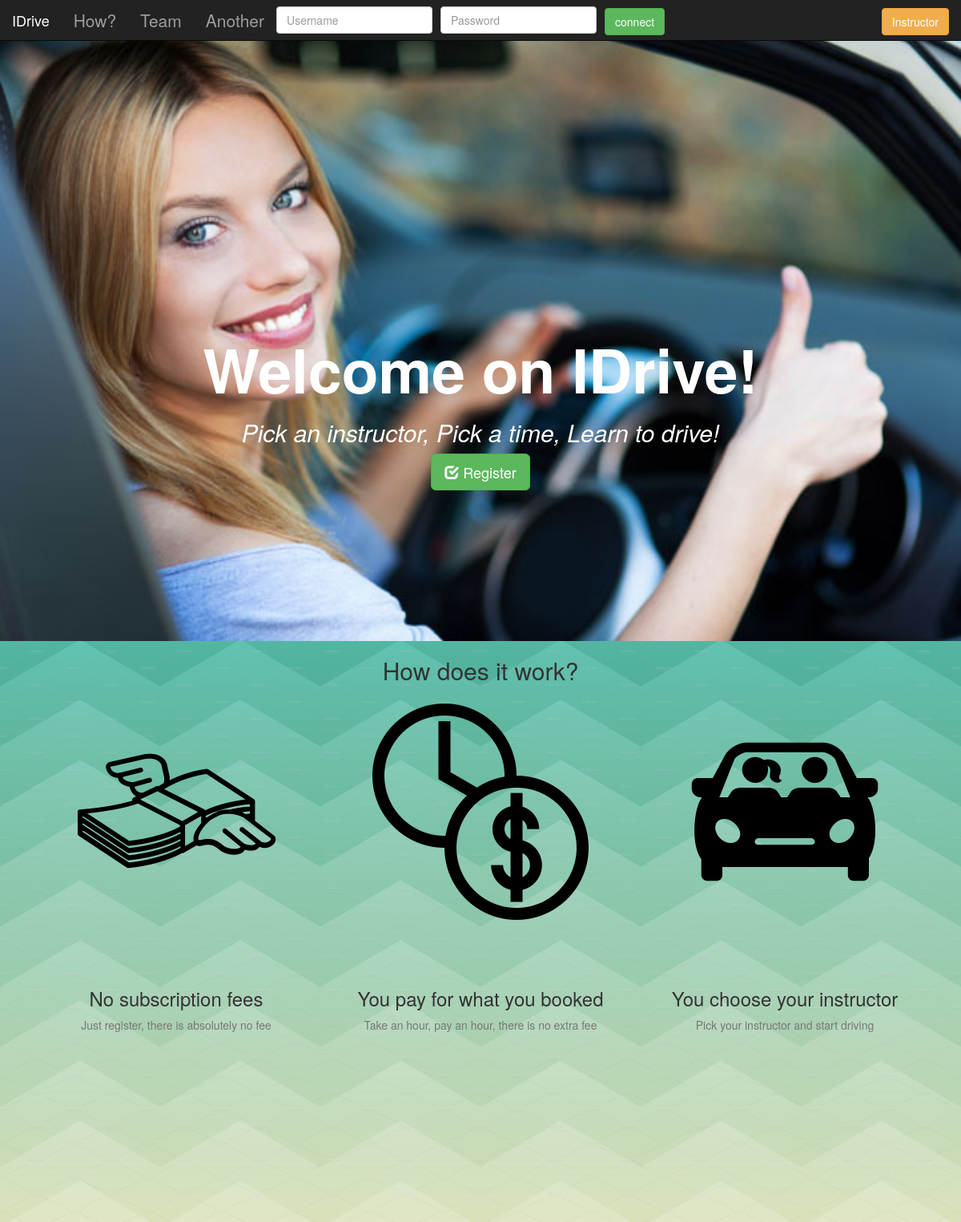
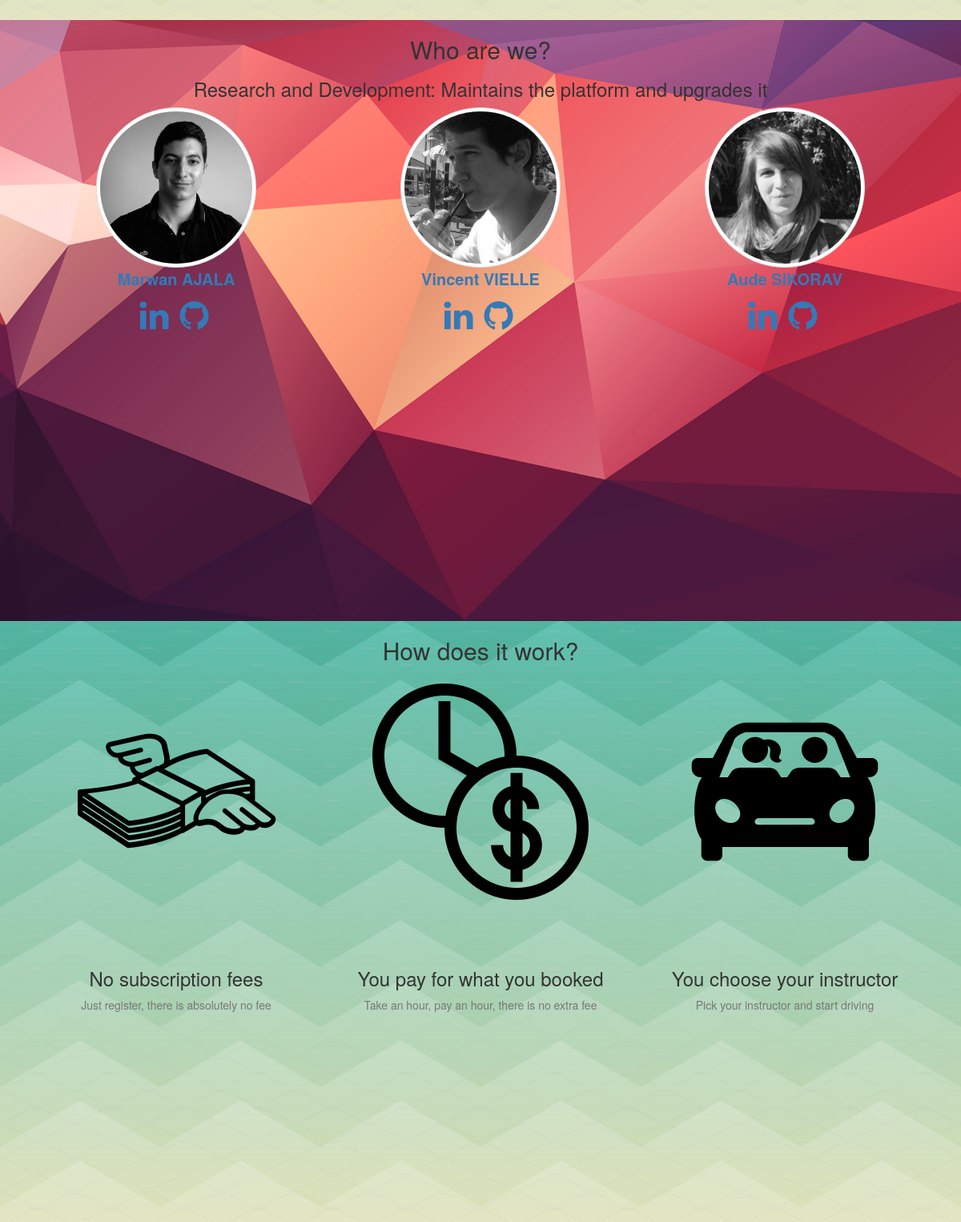
The page / on the database its author committed (2 pictures, top to bottom).
### welcome/models.py (models this page shows, shortened)
class Team(models.Model):
    id = models.AutoField(primary_key=True)
    team_name = models.CharField(max_length=255)
    team_desc = models.CharField(max_length=1023)

class TeamMember(models.Model):
    id = models.AutoField(primary_key=True)
    team = models.ForeignKey(Team)
    first_name = models.CharField(max_length=255)
    last_name = models.CharField(max_length=255)
    age = models.IntegerField(default=0)
    role = models.CharField(max_length=255)
    since = models.DateTimeField('since')
    linkedin_url = models.CharField(max_length=255, null=True)
    github_url = models.CharField(max_length=255, null=True)
    email = models.CharField(max_length=255, null=True)

### welcome/views.py (the view)
# urls.py: url(r'^$', views.index, name='index'),
def index(request):
    teams = Team.objects.all()
    team_members = TeamMember.objects.all()
    context = {'teams': teams, 'team_members': team_members}
    return render(request, 'welcome/index.html', context)

### welcome/templates/welcome/index.html (shortened to what this page needs)
{% load static %}
<!DOCTYPE html>
<html lang="en">
<head>
    <link rel="stylesheet" href="http://maxcdn.bootstrapcdn.com/bootstrap/3.3.6/css/bootstrap.min.css">
    <link rel="stylesheet" href="//netdna.bootstrapcdn.com/font-awesome/4.0.3/css/font-awesome.css">
    <link rel="stylesheet" href="{% static "welcome/css/index.css" %}">
</head>
<body>
  {% include "welcome/base.html" %}
  <section id="idrive">
    <div class="container">
      <div id="welcome-headlines" class="text-center">
        <h1 class="welcome-headline">Welcome on IDrive!</h1>
        <h2 class="welcome-subheadline">Pick an instructor, Pick a time, Learn to drive!</h2>
        <a data-toggle="modal" data-target="#myModal" class="btn btn-lg btn-success"><span class="glyphicon glyphicon-check"></span> Register</a>
      </div>
    </div>
  </section>
  <section id="how">
    <div class="container text-center">
      <h2 class="section-heading">How does it work?</h2>
      <div>
        <div class="col-md-4">
            <img src="{% static "welcome/img/how/flying_money.png" %}" class="img-responsive" alt="Flying Money">
          <h3>No subscription fees</h3>
          <p class="text-muted">Just register, there is absolutely no fee</p>
        </div>
        <div class="col-md-4">
          <img src="{% static "welcome/img/how/money_time.png" %}" class="img-responsive" alt="Time Money">
          <h3>You pay for what you booked</h3>
          <p class="text-muted">Take an hour, pay an hour, there is no extra fee</p>
        </div>
        <div class="col-md-4">
          <img src="{% static "welcome/img/how/driver_and_instructor.png" %}" class="img-responsive" alt="Driver and Instructor">
          <h3>You choose your instructor</h3>
          <p class="text-muted">Pick your instructor and start driving</p>
        </div>
      </div>
    </div>
  </section>
  <section id="team">
    <div class="container text-center">
      {% if teams %}
        <h2 class="welcome-subheadline">Who are we?</h2>
        {% for team in teams %}
          {% if team.teammember_set.all %}
            <h3>{{team.team_name}}: {{team.team_desc}}</h3>
              {% for team_member in team.teammember_set.all %}
              <div class="col-md-4">
                {% static "welcome/img/team/"|add:team_member.first_name|add:"_"|add:team_member.last_name|add:".jpg" as profile_picture_path %}
                  <a data-toggle="modal" data-target={{ "#"|add:team_member.first_name|add:"_"|add:team_member.last_name }} id=profile_element>
                    <img src="{% static profile_picture_path %}" class="img-responsive img-circle img-thumbnail" width=200 alt="{{ team_member.first_name }}">
                    <p id=profiles>
                      {{team_member.first_name}} {{team_member.last_name}}
                    </p>
                  </a>
                <ul class="list-inline social-buttons">
                  {% if team_member.linkedin_url %}
                    <li>
                      <a href="{{ team_member.linkedin_url }}">
                        <i class="fa fa-linkedin fa-3x"></i>
                      </a>
                    </li>
                  {% endif %}
                  {% if team_member.github_url %}
                    <li>
                      <a href="{{ team_member.github_url }}">
                        <i class="fa fa-github fa-3x"></i>
                      </a>
                    </li>
                  {% endif %}
                </ul>
            </div>
            {% endfor %}
          {% endif %}
        {% endfor %}
      {% else %}
        <p>There is no teams yet</p>
      {% endif %}
    </div>
  </section>
  <section id="another">
    <div class="container text-center">
      <h2 class="section-heading">How does it work?</h2>
      <div>
        <div class="col-md-4">
            <img src="{% static "welcome/img/how/flying_money.png" %}" class="img-responsive" alt="Flying Money">
          <h3>No subscription fees</h3>
          <p class="text-muted">Just register, there is absolutely no fee</p>
        </div>
        <div class="col-md-4">
          <img src="{% static "welcome/img/how/money_time.png" %}" class="img-responsive" alt="Time Money">
          <h3>You pay for what you booked</h3>
          <p class="text-muted">Take an hour, pay an hour, there is no extra fee</p>
        </div>
        <div class="col-md-4">
          <img src="{% static "welcome/img/how/driver_and_instructor.png" %}" class="img-responsive" alt="Driver and Instructor">
          <h3>You choose your instructor</h3>
          <p class="text-muted">Pick your instructor and start driving</p>
        </div>
      </div>
    </div>
  </section>
</body>

### welcome/templates/welcome/base.html (shortened to what this page needs)
<nav class="navbar navbar-inverse navbar-fixed-top" id="navigation">
  <div class="container-fluid">
    <div class="navbar-header">
      <a class="navbar-brand" href="#idrive">IDrive</a>
    </div>
    <ul class="nav navbar-nav" id="register_nav_bar">
      <li><a class="page-scroll" href="#how_jump">How?</a></li>
      <li><a class="page-scroll" href="#team_jump">Team</a></li>
      <li><a class="page-scroll" href="#another_jump">Another</a></li>
    </ul>
    <div id="register">
      <form class="form" data-type="json" id="connection_form" action="{% url "students:login" %}" accept-charset="utf8" data-remote="true" method="post">
        <ul class="nav navbar-nav" >
          <li id="username">
          <div class="field">
            <input placeholder="Username" type="text" name="username" id="student_username_input" class="form-control">
          </div>
        </li>
        <li id="password">
          <div class="field">
            <input placeholder="Password" type="password" name="password" id="student_password_input" class="form-control">
          </div>
        </li>
        <li id="connect">
          <input type="Submit" value="connect" class="btn btn-success">
        </li>
        </ul>
      </form>
    </div>
    <div id="instructor">
      <a href="{% url "instructors:welcome" %}" role="button" class="btn btn-warning">Instructor</a>
    </div>
  </div>
</nav>

### welcome/static/welcome/css/index.css (style rules this page uses)
html, body { margin: 0; padding: 0; height: 100%; }
body { padding-top: 50px; }
section#team { background-image: url(../img/team/background.jpg); background-position: center center; background-size: cover; height: 100%; position: relative; }
section#how { background-image: url(../img/how/background.jpg); background-position: center center; background-size: cover; height: 100%; position: relative; }
section#another { background-image: url(../img/how/background.jpg); background-position: center center; background-size: cover; height: 100%; position: relative; }
section#idrive { background-image: url(../img/driving-lesson.jpg); background-position: center center; background-size: cover; height: 100%; color: #fff; position: relative; }
section#idrive .welcome-headline { font-size: 75px; font-weight: bold; }
section#idrive .welcome-subheadline { font-style: italic; }
nav#navigation { margin-bottom: 0; border-radius: 0; font-size: 150%; }
#welcome-headlines { margin-top: 350px; position: absolute; top: 0; left: 0; bottom: 0; right: 0; }
li#username { margin: 8px 10px 0px 0px; }
li#password { margin: 8px 10px 0px 0px; }
li#connect { margin: 8px 0 0px 0px; }
#instructor { margin: 8px 0 0px 0px; float: right; }
#profiles { font-size: 20px; font-weight: bold; }
#profile_element { cursor: pointer; }

### rows shown on the page
Team: team_name "Research and Development", team_desc "Maintains the platform and upgrades it"
TeamMember: first_name (picture), first_name "Marwan", last_name "AJALA"
TeamMember: first_name (picture), first_name "Vincent", last_name "VIELLE"
TeamMember: first_name (picture), first_name "Aude", last_name "SIKORAV"
